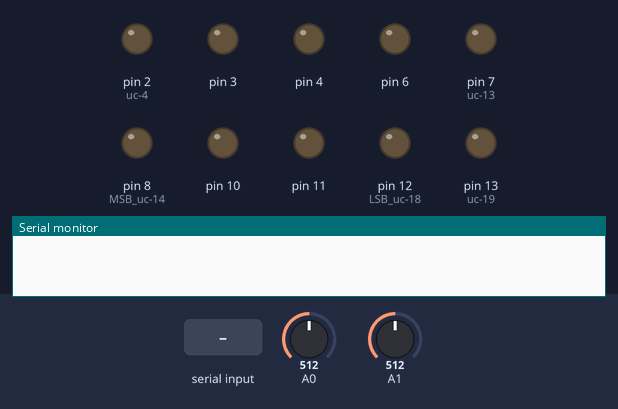
Simulated run of this sketch. Board: Arduino Uno, built with avr-gcc and run on an emulated ATmega328P. Parts: output pins drawn as LEDs (lit = HIGH), the last lines printed to the serial monitor. Dashed ring = blinking. Inputs (shaded band) come from the test bench; at power-on: A1 = 512, A0 = 512. Pins used as bus, display or sensor lines are not drawn.

Above: at 1.2 s.
1.3 s: "VOUT2 \n" received over Serial
At 2.6 s:
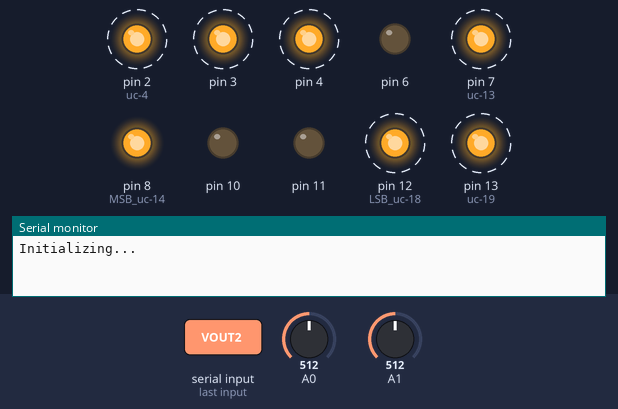
4.3 s: A1 set to 884
7.3 s: A1 set to 918
8.8 s: "1" received over Serial
At 10.3 s:
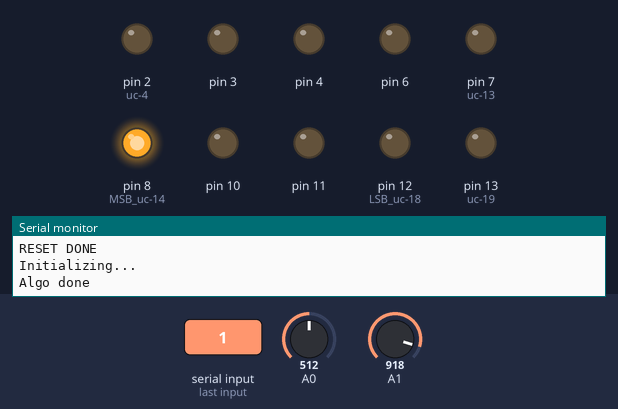
11.8 s: A1 set to 900
At 13.6 s:
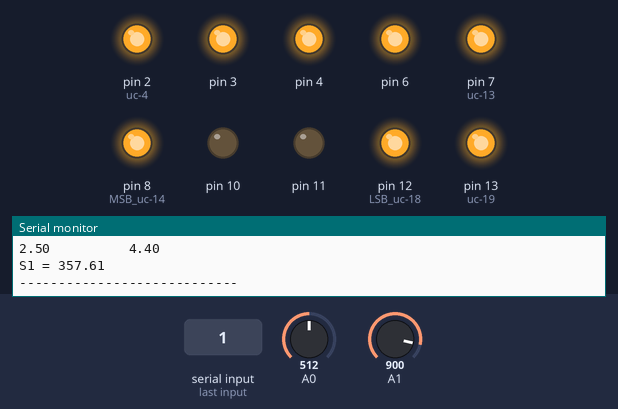
14.8 s: A1 set to 1023
At 15.6 s:
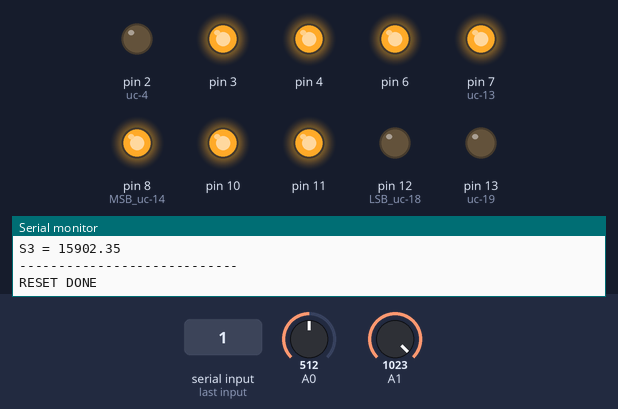
Timing chart, 0 to 17.8 s (numbered marks = the images above; inputs shaded):
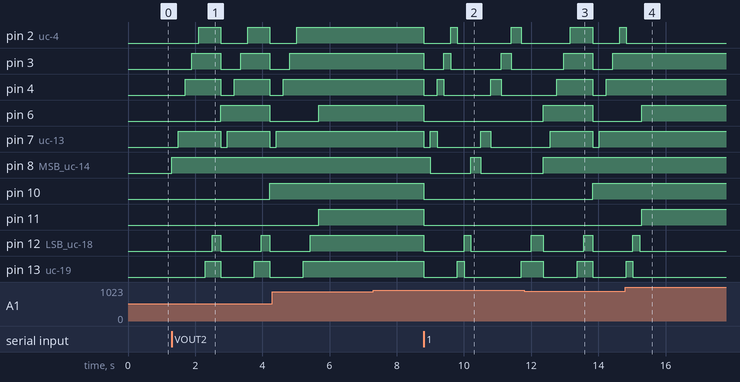

Measured:
- after the input at 1.3 s, pin 2 (uc-4): alternates HIGH for 0.66 s and LOW for 0.80 s, starting after 0.80 s; pin 3: alternates HIGH for 0.86 s and LOW for 0.60 s, starting after 0.60 s
- after the input at 7.3 s, every drawn part: stays the same
- after the input at 8.8 s, pin 2 (uc-4): goes LOW 0.80 s, HIGH 0.20 s, LOW 1.6 s, HIGH 0.30 s, then LOW, starting at once; pin 3: goes LOW 0.60 s, HIGH 0.20 s, LOW 1.5 s, HIGH 0.30 s, then LOW, starting at once
- after the input at 11.8 s, pin 6: LOW → HIGH after 0.57 s, → LOW 1.5 s later; pin 10: LOW → HIGH after 2.0 s
- after the input at 14.8 s, pin 2 (uc-4): HIGH → LOW at once

The sketch:

pwm_3s_7r_my_logic.ino
```cpp
//sar with 7 switches
//with serial input
//displays current and resistance
//duty cycle 10% at starting
//0.5V readings
//software rest enabled
//working with resistors/biochips
//new board with modified circuitry

#define NOP __asm__ __volatile__("nop\n\t");

int delay_time = 40;   //40ms
int switch_delay = 200;
float c_t =10E-9/(4*1E-3);

float data1=0,data2=0;
float Vin= 5;
float vout1=0;
float vmax =0;

float Rsen1= 0;
float Rsen2= 0;
float Rsen3= 0;
float Rref_arr[7] = {12000.0, 6000.0, 1600.00,820.0, 560.0, 220.0,100.0};
//float Rref_arr[7] = {12000.0, 5751.0, 1493.00,820.0, 520.0, 220.0,100.0};

float Rref=0;
float Rref1=0;
float Rref2=0;
float Rref3=0;

int d[]={0,0,0,0,0,0,0}, pin_select[7]={};
int store_mat[7][7]={};
int ref1_pins[7] = {};
int ref2_pins[7] = {};
int ref3_pins[7] = {};

float vout1_ramp[10]={};
float vout2_ramp[10]={};

bool flag = true;
int check_bit=0,counter=0,ch=0;


void setup()
{
 //sensor pins
  pinMode(6,OUTPUT);
  pinMode(10,OUTPUT);
  pinMode(11,OUTPUT);
  //switch pins
  pinMode(2,OUTPUT);      //uc-4
  pinMode(3,OUTPUT);
  pinMode(4,OUTPUT);
  pinMode(12,OUTPUT); //LSB uc-18
  pinMode(13,OUTPUT);       //uc-19
  pinMode(7,OUTPUT);        //uc-13
  pinMode(8,OUTPUT);    //MSB uc-14
  //clock pins
  pinMode(9,OUTPUT);    //CLK
  pinMode(5,OUTPUT);    //CLKB


  //analogReference(EXTERNAL);
  Serial.begin(9600);
  //10% duty cycle
  analogWrite(5, 25);


}

void(* resetFunc) (void) = 0; //declare reset function @ address 0

void loop()
{
   if(Serial.available())
   {
      while(flag==true)
      {
        data1 = analogRead(A0);

        vout1 = (data1*Vin)/1023.0;
        Serial.println("Initializing... ");
        //Serial.println(vout1);

        //First Sensor selection
        digitalWrite(11,LOW);
        digitalWrite(10,LOW);
        digitalWrite(6,LOW);      //LSB for MC

        ch=0;
        Rref1 = reference_calculation(ch);
        label:     if((vmax==0)&&(switch_delay<600))
        {
          switch_delay = switch_delay+100;
          Rref1 = reference_calculation(ch);
          Serial.println (switch_delay);
          goto label;
        }
        switch_delay = 200;
        Serial.print("Reference1 :");
        Serial.println(Rref1);
        Rsen1 = ((vout1*Rref1)/(vmax-vout1));
        Serial.println("V1           V2         ");
        Serial.print(vout1);
        Serial.print("          ");
        Serial.println(vmax);
        Serial.print("S1 = ");
        Serial.println(Rsen1);

        Serial.println("----------------------------");

        //Second Sensor selection
        digitalWrite(11,LOW);
        digitalWrite(10,LOW);
        digitalWrite(6,HIGH);      //LSB for MC

        ch=1;
        Rref2 = reference_calculation(ch);
        label1:     if((vmax==0)&&(switch_delay<600))
        {
          switch_delay = switch_delay+100;
          Rref2 = reference_calculation(ch);
          Serial.println (switch_delay);
          goto label1;
        }
        switch_delay = 200;
        Serial.print("Reference2 :");
        Serial.println(Rref2);
        Rsen2 = ((vout1*Rref2)/(vmax-vout1));
        Serial.println("V1           V2         ");
        Serial.print(vout1);
        Serial.print("          ");
        Serial.println(vmax);
        Serial.print("S2 = ");
        Serial.println(Rsen2);

        Serial.println("----------------------------");

        //Third Sensor selection
        digitalWrite(11,LOW);
        digitalWrite(10,HIGH);
        digitalWrite(6,LOW);      //LSB for MC

        ch=2;
        Rref3 = reference_calculation(ch);
        label2:     if((vmax==0)&&(switch_delay<600))
        {
          switch_delay = switch_delay+100;
          Rref3 = reference_calculation(ch);
          goto label2;
        }
        switch_delay = 200;
        Serial.print("Reference3 :");
        Serial.println(Rref3);
        Rsen3 = ((vout1*Rref3)/(vmax-vout1));
        Serial.println("V1           V2         ");
        Serial.print(vout1);
        Serial.print("          ");
        Serial.println(vmax);
        Serial.print("S3 = ");
        Serial.println(Rsen3);

        Serial.println("----------------------------");

        //hardware reset
        analogWrite(5, 0);
        digitalWrite(11,HIGH);
        digitalWrite(10,HIGH);
        digitalWrite(6,HIGH);
        //software reset
        Serial.println("RESET DONE");
        delay(1000);
        resetFunc();
        Serial.println("Never should be printed");
        delay(1000);
        flag = false;

    }
   }
}

float reference_calculation(int ch)
{
  float vout2=0;
  float vol_array[7]={};
  int count=0;
  int j=0;

  for(int i=0; i<7; i++)
  {
    d[i]=1;
    pinset(d);
//    for(int k=0;k<7;k++)
//    {
//      Serial.print(d[k]);
//    }
//    Serial.print(" R=");
//    float temp_res= res_calc(d);
//    Serial.println(temp_res);
    delay(switch_delay);

    data2 = analogRead(A1);

    vout2 = (data2*Vin)/1023.0;
//    Serial.print("VOUT2 ");
//    Serial.println(vout2);

      if(vout2>4.4)
      {
        d[i]=0;
        pinset(d);
      }
      else
      {
        vol_array[j]=vout2;
        store_array(d,count);
        count++;
        j++;
      }
  }
  //Serial.println(" SAR done");

  //find best Refernce corresponding to highest voltage

  float maxm = vol_array[0];
  int index =0;
  for(int j=1;j<count;j++)
   {
    if (vol_array[j]>maxm )
    {
      maxm = vol_array[j];
      index = j;
    }

   }
   Serial.println("Algo done");
   //temp2=maxm;
   for(int a=0;a<7;a++)
   {
    pin_select[a]=store_mat[index][a];
   }

   if(ch==0)
   {
     for(int a=0;a<7;a++)
     {
      ref1_pins[a]=pin_select[a];
     }
     vmax = maxm;
   }
   if(ch==1)
   {
    for(int a=0;a<7;a++)
     {
      ref2_pins[a]=pin_select[a];
     }
     vmax = maxm;
   }
   if(ch==2)
   {
    for(int a=0;a<7;a++)
     {
      ref3_pins[a]=pin_select[a];
     }
     vmax = maxm;
   }
   Rref = res_calc(pin_select);

   memset(d,0,sizeof(d));

//   Serial.println("D array after loop");
//   for(int k=0;k<5;k++)
//    {
//      Serial.print(d[k]);
//    }
   memset(pin_select,0,sizeof(pin_select));
   memset(store_mat,0,sizeof(store_mat));
   memset(vol_array,0,sizeof(vol_array));


   return(Rref);

}

void store_array(int d[],int c)
{
  for(int i=0;i<7;i++)
  {
    store_mat[c][i]=d[i];
  }
}


void pinset(int d[])
{
    digitalWrite(12, d[6]);    //LSB -->DO:B0-->18uc
    digitalWrite(13, d[5]);     //D1:B1-->19uc
    digitalWrite(2, d[4]);      //D2:B2-->4uc
    digitalWrite(3, d[3]);      //D3:B3-->5uc
    digitalWrite(4,d[2]);       //D4:B4-->6uc
    digitalWrite(7,d[1]);       //D5:B5-->13uc
    digitalWrite(8,d[0]);       //D6:B6-->14uc

}

float res_calc(int pin_select[])
{
  float temp=0;
  for(int k=0;k<7;k++)
  {
    if(pin_select[k]==1)
    {
      temp+= Rref_arr[k];
    }
  }
  temp=temp+51.0;
  return(temp);
}
```
